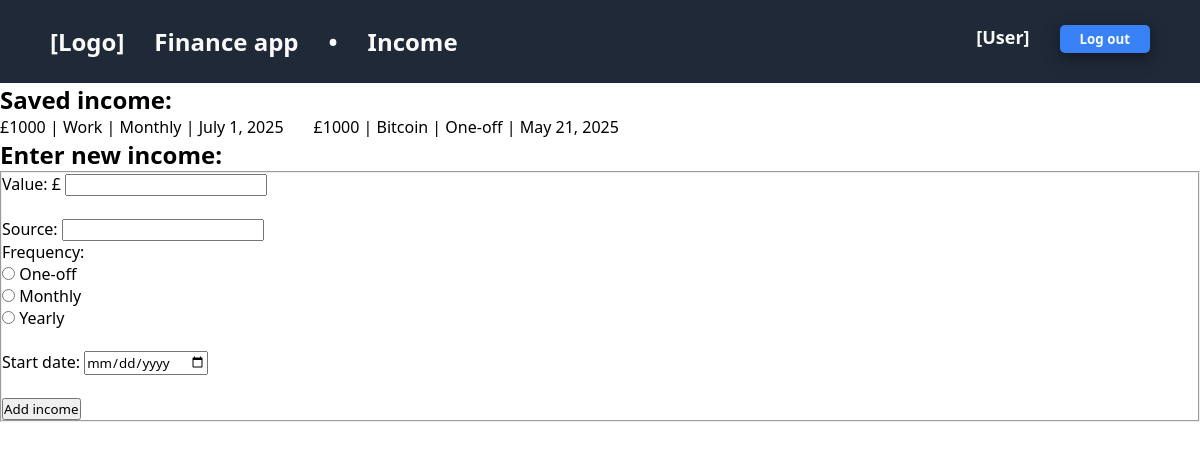
Before: /finance/income/ with the older database file.
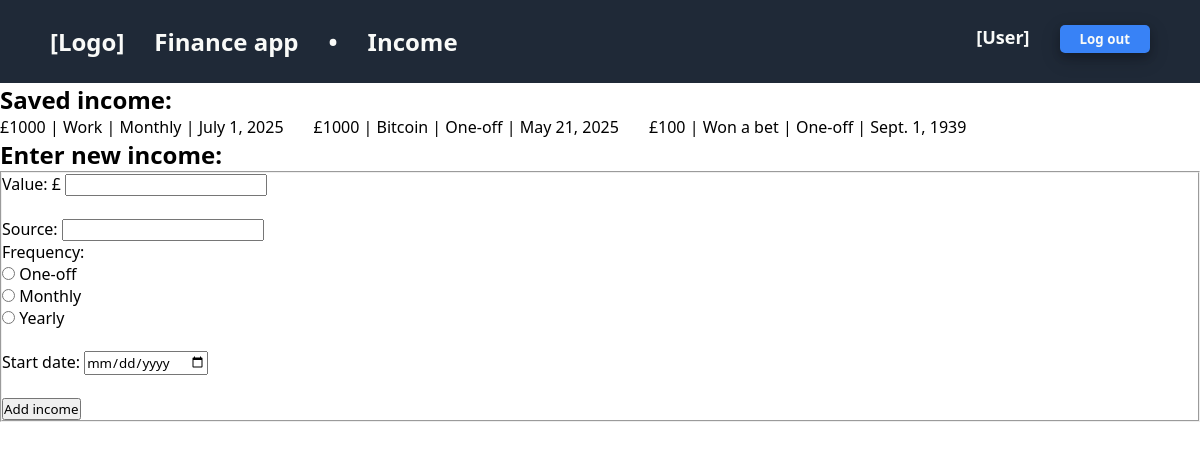
After: the same page with the newer database file.
### finance/models.py (models this page shows)
class FinancialObject(models.Model):
    user = models.ForeignKey(User, on_delete=models.CASCADE) # A single user can have many instances of income/expenses/budgets
    value = models.IntegerField(default=0)
    startDate = models.DateField(default=datetime.date.today)
    addDate = models.DateField(default=datetime.date.today)
    class Meta:
        abstract = True # Makes the "FinancialObject" class an Abstract Base Class (ABC)

class Income(FinancialObject):
    source = models.CharField(default="N/A", max_length=200)
    frequency = models.CharField(default="Monthly", max_length=200)

### finance/views.py (the view)
# urls.py: path("income/", views.income, name="income"),
def income(request):
    message = request.GET.get("message", "")
    income = Income.objects.all()
    return render(
        request,
        "finance/income.html",
        {
            "income": income,
            "message": message
        }
    )

### finance/templates/finance/income.html (shortened to what this page needs)
<!DOCTYPE html>
<html lang="en">
<head>
    {% load static %}
    <link rel="stylesheet" href="{% static 'finance/income-style.css' %}">
</head>
<body>
    <div class="header">
        <ul class="header-left-side">
            <li>[Logo]</li>
            <li>Finance app</li>
            <li>•</li>
            <li>Income</li>
        </ul>
        <ul class="header-right-side">
            <li>
                [User]
            </li>
            <li>
                <button class="header-log-out">Log out</button>
            </li>
        </ul>
    </div>
    <h2>Saved income:</h2>
    <ul>
    {% if income %}
        {% for i in income %}
            <li>£{{ i.value }} | {{ i.source }} | {{ i.frequency }} | {{ i.startDate}}</li>
        {% endfor %}
    {% else %}
        <li>No income added yet.</li>
    {% endif %}
    </ul>
    <h2>Enter new income:</h2>
    <form action="{% url 'finance:addIncome' %}" method="post">
        <fieldset>
            <label for="value">Value: £</label>
            <input type="text" id="value" name="value"><br><br>
            <label for="source">Source: </label>
            <input type="text" id="source" name="source"><br>
            <p>Frequency:</p>
            <input type="radio" id="one-off" name="frequency" value="One-off">
            <label for="one-off">One-off</label><br>
            <input type="radio" id="monthly" name="frequency" value="Monthly">
            <label for="monthly">Monthly</label><br>
            <input type="radio" id="yearly" name="frequency" value="Yearly">
            <label for="yearly">Yearly</label><br><br>
            <label for="startDate">Start date: </label>
            <input type="date" id="startDate" name="startDate" value=date><br><br>
            <input type="submit" value="Add income">
        </fieldset>
    </form>
</body>
</html>

Changed rows visible on the page:
added Income: value "100", source "Won a bet", frequency "One-off", startDate "Sept. 1, 1939"
